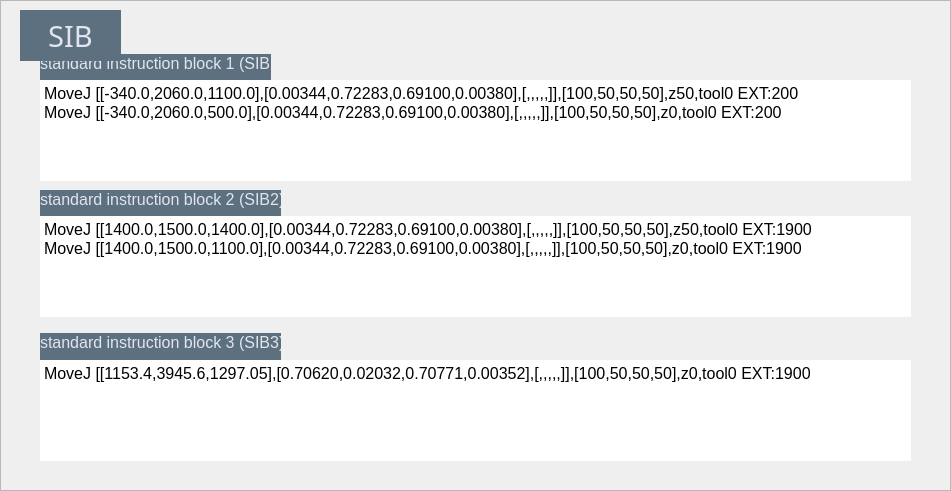
     <widget class="QFrame" name="SIB_frame">
      <property name="geometry">
       <rect>
        <x>940</x>
        <y>440</y>
        <width>951</width>
        <height>491</height>
       </rect>
      </property>
      <property name="styleSheet">
       <string notr="true"/>
      </property>
      <property name="frameShape">
       <enum>QFrame::StyledPanel</enum>
      </property>
      <property name="frameShadow">
       <enum>QFrame::Raised</enum>
      </property>
      <widget class="QLabel" name="SIB_0_frameLabel">
       <property name="geometry">
        <rect>
         <x>20</x>
         <y>10</y>
         <width>101</width>
         <height>51</height>
        </rect>
       </property>
       <property name="font">
        <font>
         <family>Bahnschrift</family>
         <pointsize>22</pointsize>
        </font>
       </property>
       <property name="styleSheet">
        <string notr="true">border: 0px;
font-size: 22pt;
padding: 0px;
background-color: #5D707F;
color: #E1E5EE;</string>
       </property>
       <property name="text">
        <string>SIB</string>
       </property>
       <property name="alignment">
        <set>Qt::AlignCenter</set>
       </property>
      </widget>
      <widget class="QLabel" name="SIB_lbl_sib1">
       <property name="geometry">
        <rect>
         <x>40</x>
         <y>54</y>
         <width>231</width>
         <height>31</height>
        </rect>
       </property>
       <property name="styleSheet">
        <string notr="true">border: 0px;
font-size: 12pt;
background-color: #5d707f;
color: #E1E5EE;</string>
       </property>
       <property name="text">
        <string>standard instruction block 1 (SIB1)</string>
       </property>
       <property name="alignment">
        <set>Qt::AlignLeading|Qt::AlignLeft|Qt::AlignTop</set>
       </property>
       <property name="buddy">
        <cstring>SIB_entry_sib1</cstring>
       </property>
      </widget>
      <widget class="QTextEdit" name="SIB_entry_sib2">
       <property name="geometry">
        <rect>
         <x>40</x>
         <y>216</y>
         <width>871</width>
         <height>101</height>
        </rect>
       </property>
       <property name="styleSheet">
        <string notr="true">border: 0 px;</string>
       </property>
       <property name="html">
        <string>&lt;!DOCTYPE HTML PUBLIC &quot;-//W3C//DTD HTML 4.0//EN&quot; &quot;http://www.w3.org/TR/REC-html40/strict.dtd&quot;&gt;
&lt;html&gt;&lt;head&gt;&lt;meta name=&quot;qrichtext&quot; content=&quot;1&quot; /&gt;&lt;style type=&quot;text/css&quot;&gt;
p, li { white-space: pre-wrap; }
&lt;/style&gt;&lt;/head&gt;&lt;body style=&quot; font-family:'Bahnschrift'; font-size:12pt; font-weight:400; font-style:normal;&quot;&gt;
&lt;p style=&quot; margin-top:0px; margin-bottom:0px; margin-left:0px; margin-right:0px; -qt-block-indent:0; text-indent:0px;&quot;&gt;MoveJ [[1400.0,1500.0,1400.0],[0.00344,0.72283,0.69100,0.00380],[,,,,,]],[100,50,50,50],z50,tool0 EXT:1900&lt;/p&gt;
&lt;p style=&quot; margin-top:0px; margin-bottom:0px; margin-left:0px; margin-right:0px; -qt-block-indent:0; text-indent:0px;&quot;&gt;MoveJ [[1400.0,1500.0,1100.0],[0.00344,0.72283,0.69100,0.00380],[,,,,,]],[100,50,50,50],z0,tool0 EXT:1900&lt;/p&gt;&lt;/body&gt;&lt;/html&gt;</string>
       </property>
       <property name="acceptRichText">
        <bool>false</bool>
       </property>
      </widget>
      <widget class="QLabel" name="SIB_lbl_sib2">
       <property name="geometry">
        <rect>
         <x>40</x>
         <y>190</y>
         <width>241</width>
         <height>31</height>
        </rect>
       </property>
       <property name="styleSheet">
        <string notr="true">border: 0px;
font-size: 12pt;
background-color: #5d707f;
color: #E1E5EE;</string>
       </property>
       <property name="text">
        <string>standard instruction block 2 (SIB2)</string>
       </property>
       <property name="alignment">
        <set>Qt::AlignLeading|Qt::AlignLeft|Qt::AlignTop</set>
       </property>
       <property name="buddy">
        <cstring>SIB_entry_sib2</cstring>
       </property>
      </widget>
      <widget class="QTextEdit" name="SIB_entry_sib1">
       <property name="geometry">
        <rect>
         <x>40</x>
         <y>80</y>
         <width>871</width>
         <height>101</height>
        </rect>
       </property>
       <property name="styleSheet">
        <string notr="true">border: 0 px;</string>
       </property>
       <property name="html">
        <string>&lt;!DOCTYPE HTML PUBLIC &quot;-//W3C//DTD HTML 4.0//EN&quot; &quot;http://www.w3.org/TR/REC-html40/strict.dtd&quot;&gt;
&lt;html&gt;&lt;head&gt;&lt;meta name=&quot;qrichtext&quot; content=&quot;1&quot; /&gt;&lt;style type=&quot;text/css&quot;&gt;
p, li { white-space: pre-wrap; }
&lt;/style&gt;&lt;/head&gt;&lt;body style=&quot; font-family:'Bahnschrift'; font-size:12pt; font-weight:400; font-style:normal;&quot;&gt;
&lt;p style=&quot; margin-top:0px; margin-bottom:0px; margin-left:0px; margin-right:0px; -qt-block-indent:0; text-indent:0px;&quot;&gt;MoveJ [[-340.0,2060.0,1100.0],[0.00344,0.72283,0.69100,0.00380],[,,,,,]],[100,50,50,50],z50,tool0 EXT:200&lt;/p&gt;
&lt;p style=&quot; margin-top:0px; margin-bottom:0px; margin-left:0px; margin-right:0px; -qt-block-indent:0; text-indent:0px;&quot;&gt;MoveJ [[-340.0,2060.0,500.0],[0.00344,0.72283,0.69100,0.00380],[,,,,,]],[100,50,50,50],z0,tool0 EXT:200&lt;/p&gt;&lt;/body&gt;&lt;/html&gt;</string>
       </property>
       <property name="acceptRichText">
        <bool>false</bool>
       </property>
      </widget>
      <widget class="QTextEdit" name="SIB_entry_sib3">
       <property name="geometry">
        <rect>
         <x>40</x>
         <y>360</y>
         <width>871</width>
         <height>101</height>
        </rect>
       </property>
       <property name="styleSheet">
        <string notr="true">border: 0 px;</string>
       </property>
       <property name="html">
        <string>&lt;!DOCTYPE HTML PUBLIC &quot;-//W3C//DTD HTML 4.0//EN&quot; &quot;http://www.w3.org/TR/REC-html40/strict.dtd&quot;&gt;
&lt;html&gt;&lt;head&gt;&lt;meta name=&quot;qrichtext&quot; content=&quot;1&quot; /&gt;&lt;style type=&quot;text/css&quot;&gt;
p, li { white-space: pre-wrap; }
&lt;/style&gt;&lt;/head&gt;&lt;body style=&quot; font-family:'Bahnschrift'; font-size:12pt; font-weight:400; font-style:normal;&quot;&gt;
&lt;p style=&quot; margin-top:0px; margin-bottom:0px; margin-left:0px; margin-right:0px; -qt-block-indent:0; text-indent:0px;&quot;&gt;MoveJ [[1153.4,3945.6,1297.05],[0.70620,0.02032,0.70771,0.00352],[,,,,,]],[100,50,50,50],z0,tool0 EXT:1900&lt;/p&gt;&lt;/body&gt;&lt;/html&gt;</string>
       </property>
       <property name="acceptRichText">
        <bool>false</bool>
       </property>
      </widget>
      <widget class="QLabel" name="SIB_lbl_sib3">
       <property name="geometry">
        <rect>
         <x>40</x>
         <y>333</y>
         <width>241</width>
         <height>31</height>
        </rect>
       </property>
       <property name="styleSheet">
        <string notr="true">border: 0px;
font-size: 12pt;
background-color: #5d707f;
color: #E1E5EE;</string>
       </property>
       <property name="text">
        <string>standard instruction block 3 (SIB3)</string>
       </property>
       <property name="alignment">
        <set>Qt::AlignLeading|Qt::AlignLeft|Qt::AlignTop</set>
       </property>
       <property name="buddy">
        <cstring>SIB_entry_sib2</cstring>
       </property>
      </widget>
      <zorder>SIB_lbl_sib3</zorder>
      <zorder>SIB_lbl_sib2</zorder>
      <zorder>SIB_lbl_sib1</zorder>
      <zorder>SIB_0_frameLabel</zorder>
      <zorder>SIB_entry_sib2</zorder>
      <zorder>SIB_entry_sib1</zorder>
      <zorder>SIB_entry_sib3</zorder>
     </widget>
